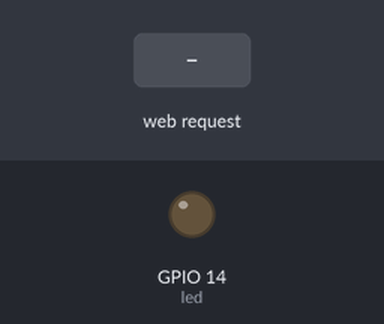
Recording of a sketch running on a simulated ESP8266 (NodeMCU). On the bench: output pins drawn as LEDs (lit = HIGH). The test bench sets the inputs (shaded band). WiFi joins after 1.5 s; servers stay silent unless stated; what the sketch prints to the serial monitor is not drawn.

Above: at 2.7 s.
2.8 s: HTTP request GET /msg?pwm=1 received
At 3.3 s:
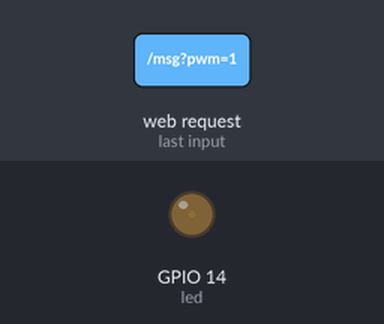
4.3 s: HTTP request GET /msg?pwm=120 received
At 5.6 s:
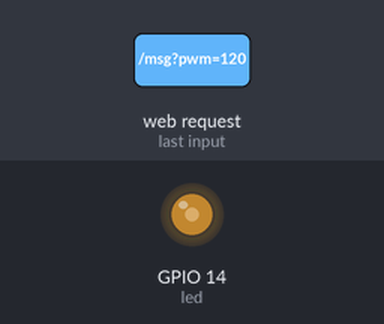
Timing chart, 0 to 7.3 s (numbered marks = the images above; inputs shaded):
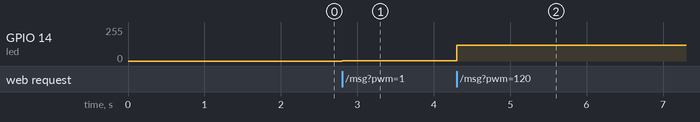

Measured:
- after the input at 2.8 s, GPIO 14 (led): 0/255 → 1/255 at once
- after the input at 4.3 s, GPIO 14 (led): 1/255 → 120/255 at once

The sketch:

esp_http_pwm.ino
```cpp
#pragma GCC diagnostic ignored "-Wwrite-strings"

#include <ESP8266WiFi.h>
#include <ESP8266WebServer.h>
#define led 14
String form =                                             // String form to sent to the client-browser
  "<p>"
  "<center>"
  "<h1>simple pwm test </h1>"
  "<form action='msg'><p>pwm (10-1023, 0 for off) <input type='text' name='pwm' size=20 autofocus> <input type='submit' value='Submit'></form>"
  "</center>";

long period;
#define SSID "i3"                                   // insert your SSID
#define PASS ""                                   // insert your password

// Instantiate server class                               // See tab Network for #include
ESP8266WebServer server(80);                              // HTTP server will listen at port 80


void setup(void)
{
  //ESP.wdtDisable();                                     // used to debug, disable wachdog timer,
  Serial.begin(115200);                                   // full speed to monitor
  WiFi.begin(SSID, PASS);                                 // Connect to WiFi network
  pinMode(led, OUTPUT);
  analogWrite(led, 0);
  analogWriteFreq(20000);
  while (WiFi.status() != WL_CONNECTED) {                 // Wait for connection
    delay(500);
    Serial.print(".");
  }

  // Set up the endpoints for HTTP server,  Endpoints can be written as inline functions:
  server.on("/", []()
  {
    server.send(200, "text/html", form);
  });

  server.on("/msg", handle_msg);                          // And as regular external functions:
  server.begin();                                         // Start the server

  Serial.print("SSID : ");                                // prints SSID in monitor
  Serial.println(SSID);                                   // to monitor

  char result[16];
  sprintf(result, "%3d.%3d.%3d.%3d", WiFi.localIP()[0], WiFi.localIP()[1], WiFi.localIP()[2], WiFi.localIP()[3]);

  Serial.println("WebServer ready:   ");
  Serial.println(WiFi.localIP());                         // Serial monitor prints localIP
  Serial.println();
  Serial.println(result);

}

void loop(void) {
  server.handleClient();                                  // checks for incoming messages
}

/*
  handles the messages coming from the webbrowser, restores a few special characters and
  constructs the strings that can be sent to the oled display
*/
void handle_msg()
{
  server.send(200, "text/html", form);                    // Send same page so they can send another msg

  String msg = server.arg("pwm");
  Serial.println(msg.toInt());
    analogWrite(led, msg.toInt());
}
```
